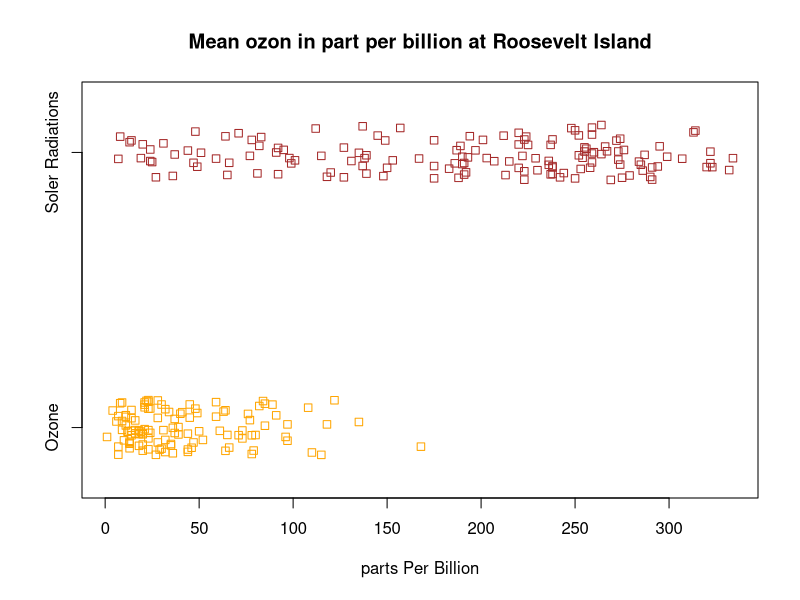

Write the R code that produced this figure.
list1 <- list("Ozone"=airquality$Ozone,"Soler Radiations"=airquality$Solar.R)

stripchart(list1,
           main = "Mean ozon in part per billion at Roosevelt Island",
           xlab = "parts Per Billion",
           col = c("orange","brown"),
           method = "jitter"
           )